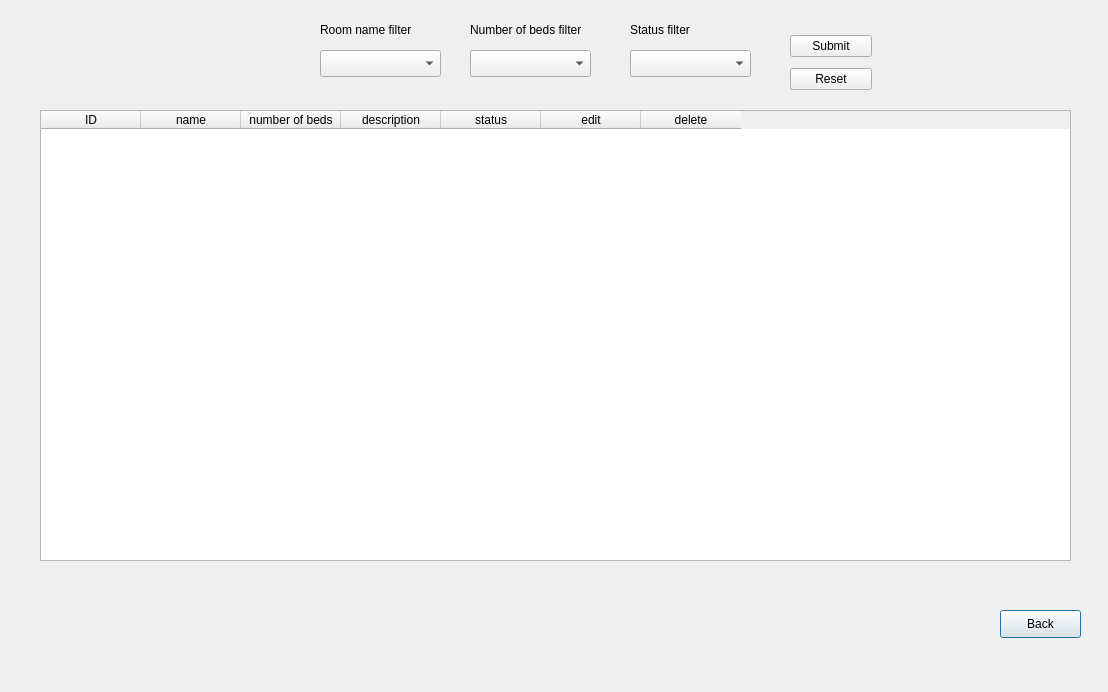
<?xml version="1.0" encoding="UTF-8"?>
<ui version="4.0">
 <class>showRoomsOwnerVersion</class>
 <widget class="QDialog" name="showRoomsOwnerVersion">
  <property name="geometry">
   <rect>
    <x>0</x>
    <y>0</y>
    <width>1108</width>
    <height>692</height>
   </rect>
  </property>
  <property name="windowTitle">
   <string>Dialog</string>
  </property>
  <widget class="QPushButton" name="back">
   <property name="geometry">
    <rect>
     <x>1000</x>
     <y>610</y>
     <width>81</width>
     <height>28</height>
    </rect>
   </property>
   <property name="text">
    <string>Back</string>
   </property>
  </widget>
  <widget class="QTableWidget" name="tableWidget">
   <property name="geometry">
    <rect>
     <x>40</x>
     <y>110</y>
     <width>1031</width>
     <height>451</height>
    </rect>
   </property>
   <property name="editTriggers">
    <set>QAbstractItemView::EditTrigger::NoEditTriggers</set>
   </property>
   <column>
    <property name="text">
     <string>ID</string>
    </property>
   </column>
   <column>
    <property name="text">
     <string>name</string>
    </property>
   </column>
   <column>
    <property name="text">
     <string>number of beds</string>
    </property>
   </column>
   <column>
    <property name="text">
     <string>description</string>
    </property>
   </column>
   <column>
    <property name="text">
     <string>status</string>
    </property>
   </column>
   <column>
    <property name="text">
     <string>edit</string>
    </property>
   </column>
   <column>
    <property name="text">
     <string>delete</string>
    </property>
   </column>
  </widget>
  <widget class="QComboBox" name="status_filter">
   <property name="geometry">
    <rect>
     <x>630</x>
     <y>50</y>
     <width>121</width>
     <height>27</height>
    </rect>
   </property>
  </widget>
  <widget class="QComboBox" name="number_of_beds_filter">
   <property name="geometry">
    <rect>
     <x>470</x>
     <y>50</y>
     <width>121</width>
     <height>27</height>
    </rect>
   </property>
  </widget>
  <widget class="QLabel" name="label_3">
   <property name="geometry">
    <rect>
     <x>630</x>
     <y>20</y>
     <width>111</width>
     <height>19</height>
    </rect>
   </property>
   <property name="text">
    <string>Status filter</string>
   </property>
  </widget>
  <widget class="QComboBox" name="name_filter">
   <property name="geometry">
    <rect>
     <x>320</x>
     <y>50</y>
     <width>121</width>
     <height>27</height>
    </rect>
   </property>
  </widget>
  <widget class="QLabel" name="label">
   <property name="geometry">
    <rect>
     <x>320</x>
     <y>20</y>
     <width>111</width>
     <height>19</height>
    </rect>
   </property>
   <property name="text">
    <string>Room name filter</string>
   </property>
  </widget>
  <widget class="QLabel" name="label_2">
   <property name="geometry">
    <rect>
     <x>470</x>
     <y>20</y>
     <width>141</width>
     <height>19</height>
    </rect>
   </property>
   <property name="text">
    <string>Number of beds filter</string>
   </property>
  </widget>
  <widget class="QWidget" name="">
   <property name="geometry">
    <rect>
     <x>790</x>
     <y>30</y>
     <width>82</width>
     <height>65</height>
    </rect>
   </property>
   <layout class="QVBoxLayout" name="verticalLayout">
    <item>
     <widget class="QPushButton" name="submit_button">
      <property name="text">
       <string>Submit</string>
      </property>
     </widget>
    </item>
    <item>
     <widget class="QPushButton" name="reset_button">
      <property name="text">
       <string>Reset</string>
      </property>
     </widget>
    </item>
   </layout>
  </widget>
 </widget>
 <resources/>
 <connections/>
</ui>
